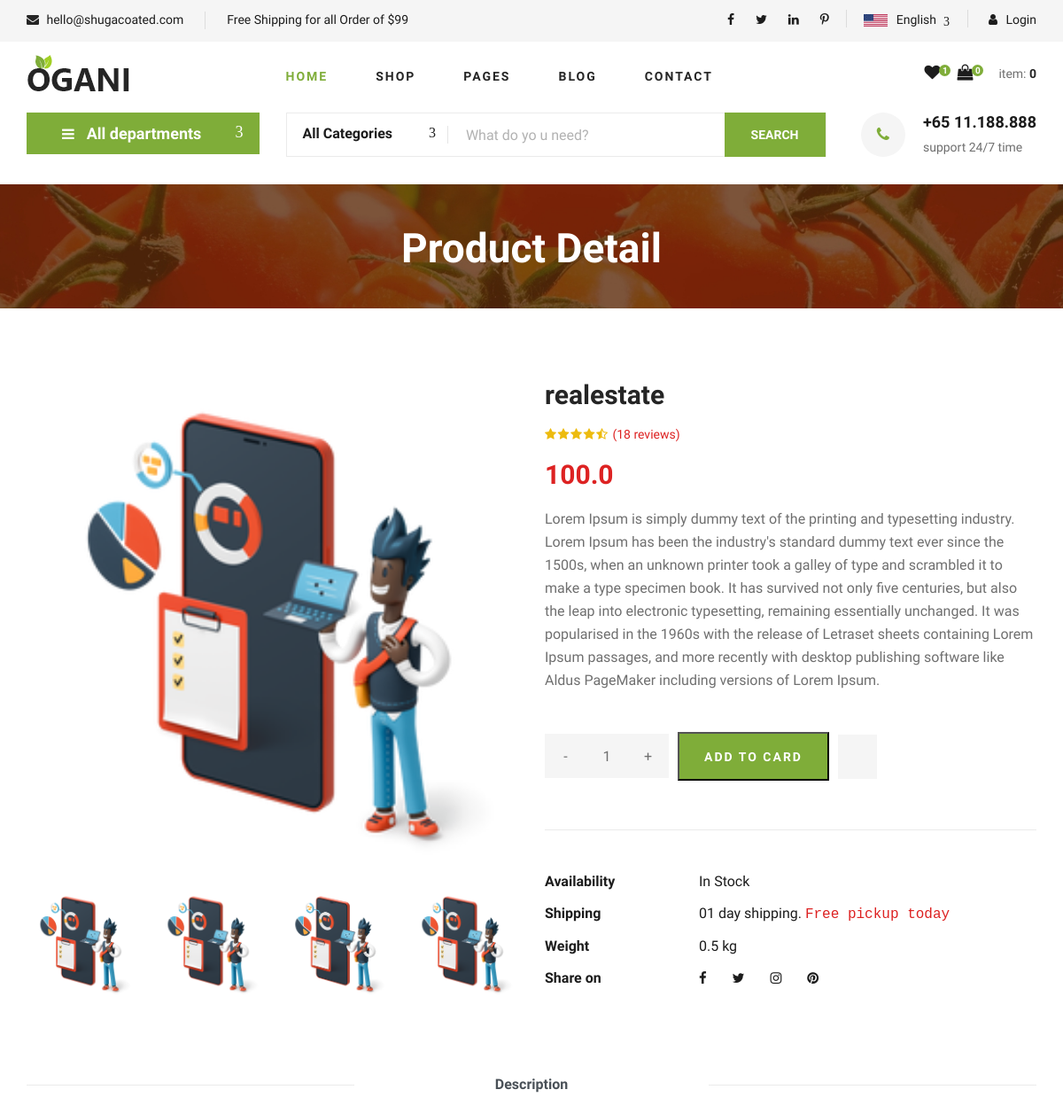
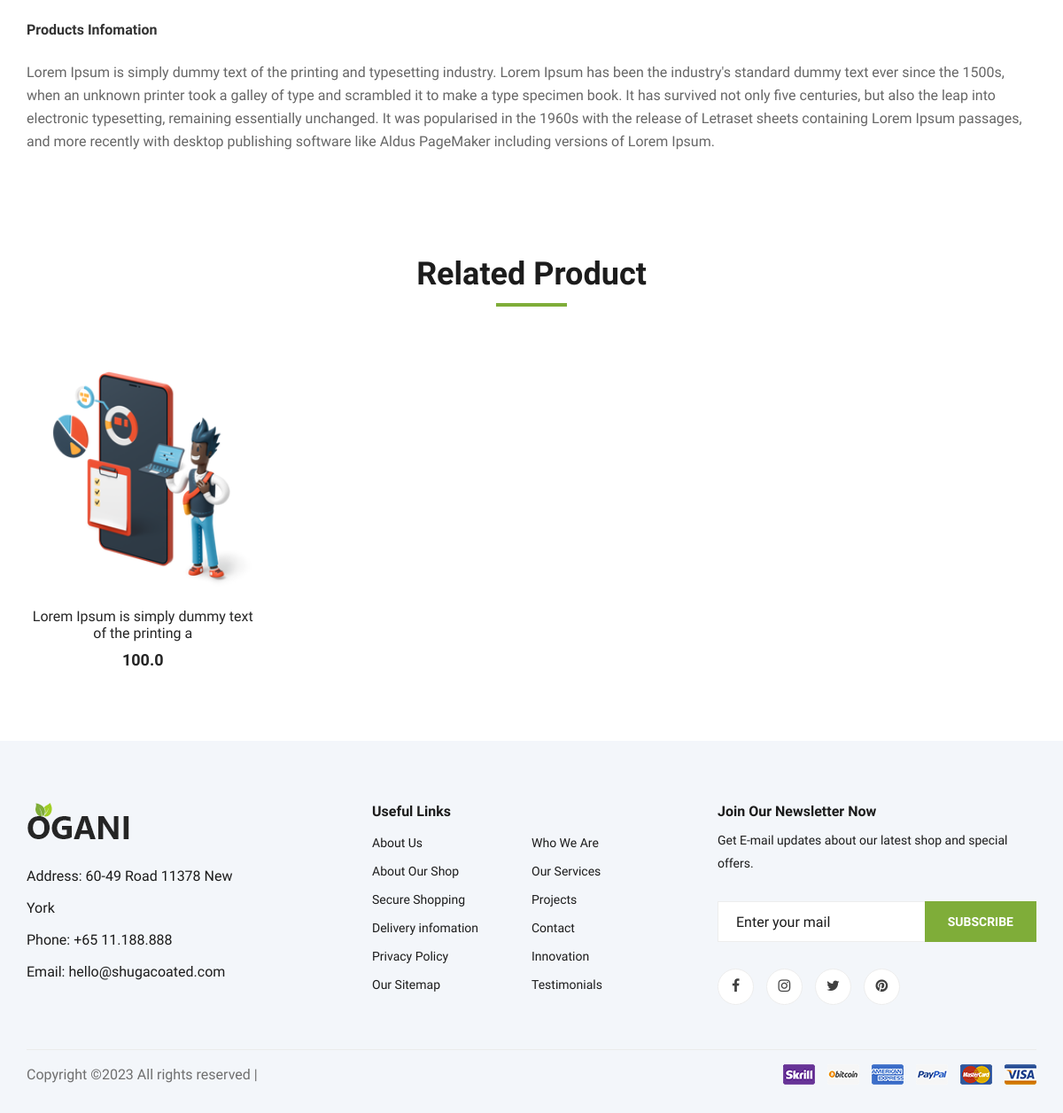
/shop-details/2/, run on the app's committed database (2 pictures, top to bottom).
### Estorapp/models.py (models this page shows, shortened)
class Product(models.Model):
    name = models.CharField(max_length=200)
    product_type =models.ForeignKey(ProductType, on_delete=models.CASCADE, max_length=50,null=True, blank=True)
    price = models.FloatField()
    slash_price = models.FloatField(null=True,)
    product_brifing = models.CharField(max_length=50,null=True, blank=True)
    product_details = models.TextField(max_length=5000,null=True, blank=True)
    product_informations = models.TextField(max_length=5000,null=True, blank=True)
    image = models.ImageField(upload_to="images", null=True,blank=True)
    @property
    def imageURL(self):
        try:
            url =self.image.url
        except:
            url =""
        return url

### Estorapp/views.py (the view)
# urls.py: path("shop-details", views.shopdetails, name='shop-details'),
def shopdetails(request, pk):
    if request.user.is_authenticated:
        customer = request.user.customer
        order, created = Order.objects.get_or_create(customer=customer, complete=False)
        items = order.orderitem_set.all()
        cartItems = order.get_cart_items
        get_orderitems = order.orderitem_set.all().count()
    else:
        items = []
        order = {'get_cart_total': 0, 'get_cart_items': 0}
        cartItems = order['get_cart_items']
        get_orderitems=0
    menu = Product.objects.get(id=pk)
    products = Product.objects.filter(
        Q(product_type__name__icontains= menu.product_type.name)
    )
    context = {'menu': menu, 'cartItems': cartItems, 'products':products , 'get_orderitems':get_orderitems}
    return render(request, 'shop-details.html', context)

### Estorapp/templates/shop-details.html (shortened to what this page needs)
{% extends "main.html"%}
{% load static %}
{% block content %}
    <header class="header">
        <div class="header__top">
            <div class="container">
                <div class="row">
                    <div class="col-lg-6 col-md-6">
                        <div class="header__top__left">
                            <ul>
                                <li><i class="fa fa-envelope"></i> hello@shugacoated.com</li>
                                <li>Free Shipping for all Order of $99</li>
                            </ul>
                        </div>
                    </div>
                    <div class="col-lg-6 col-md-6">
                        <div class="header__top__right">
                            <div class="header__top__right__social">
                                <a href="#"><i class="fa fa-facebook"></i></a>
                                <a href="#"><i class="fa fa-twitter"></i></a>
                                <a href="#"><i class="fa fa-linkedin"></i></a>
                                <a href="#"><i class="fa fa-pinterest-p"></i></a>
                            </div>
                            <div class="header__top__right__language">
                                <img src="{% static 'images/img/language.png' %}" alt="">
                                <div>English</div>
                                <span class="arrow_carrot-down"></span>
                            </div>
                            <div class="header__top__right__auth">
                                 {% if user.is_authenticated %}
                                 <a href="{% url 'logout'%}"><i class="fa fa-user"></i> logout</a>
                              {%else%}
                                 <a href="{% url 'login'%}"><i class="fa fa-user"></i> Login</a>
                              {% endif %}
                            </div>
                        </div>
                    </div>
                </div>
            </div>
        </div>
        <div class="container">
            <div class="row">
                <div class="col-lg-3">
                    <div class="header__logo">
                        <a href="{% url 'home' %}"><img src="{% static 'images/img/logo.png' %}" alt=""></a>
                    </div>
                </div>
                <div class="col-lg-6">
                    <nav class="header__menu">
                          <ul>
                                <li class="active"><a href="{% url 'home'%}">Home</a></li>
                                <li><a href="{% url 'shop-grid' %}">Shop</a></li>
                                <li><a href="#">Pages</a>
                                </li>
                                <li><a href="{% url 'blog' %}">Blog</a></li>
                                <li><a href="{% url 'contact' %}">Contact</a></li>
                          </ul>
                    </nav>
                </div>
                <div class="col-lg-3">
                    <div class="header__cart">
                        <ul>
                            <li><a href="#"><i class="fa fa-heart"></i> <span>1</span></a></li>
                            <li><a href="{% url 'shoping-cart' %}"><i class="fa fa-shopping-bag"></i> <span>{{cartItems}}</span></a></li>
                        </ul>
                        <div class="header__cart__price">item: <span>{{get_orderitems}}</span></div>
                    </div>
                </div>
            </div>
        </div>
    </header>
    <section class="hero hero-normal">
        <div class="container">
            <div class="row">
                <div class="col-lg-3">
                    <div class="hero__categories">
                        <div class="hero__categories__all">
                            <i class="fa fa-bars"></i>
                            <span>All departments</span>
                        </div>
                    </div>
                </div>
                <div class="col-lg-9">
                    <div class="hero__search">
                        <div class="hero__search__form">
                            <form action="#">
                                <div class="hero__search__categories">
                                    All Categories
                                    <span class="arrow_carrot-down"></span>
                                </div>
                                <input type="text" placeholder="What do yo u need?">
                                <button type="submit" class="site-btn">SEARCH</button>
                            </form>
                        </div>
                        <div class="hero__search__phone">
                            <div class="hero__search__phone__icon">
                                <i class="fa fa-phone"></i>
                            </div>
                            <div class="hero__search__phone__text">
                                <h5>+65 11.188.888</h5>
                                <span>support 24/7 time</span>
                            </div>
                        </div>
                    </div>
                </div>
            </div>
        </div>
    </section>
    <section class="breadcrumb-section set-bg" data-setbg="static/images/img/breadcrumb.jpg">
        <div class="container">
            <div class="row">
                <div class="col-lg-12 text-center">
                    <div class="breadcrumb__text">
                        <h2>Product Detail</h2>
                    </div>
                </div>
            </div>
        </div>
    </section>
    <section class="product-details spad">
        <div class="container">
            <div class="row">
                <div class="col-lg-6 col-md-6">
                    <div class="product__details__pic">
                        <div class="product__details__pic__item">
                            <img class="product__details__pic__item--large"
                                src="{{menu.imageURL}}" alt="">
                        </div>
                        <div class="product__details__pic__slider owl-carousel">
                            <img data-imgbigurl="{{menu.imageURL}}"
                                src="{{menu.imageURL}}" alt="">
                            <img data-imgbigurl="{{menu.imageURL}}"
                                 src="{{menu.imageURL}}" alt="">
                            <img data-imgbigurl="{{menu.imageURL}}"
                                src="{{menu.imageURL}}" alt="">
                            <img data-imgbigurl="{{menu.imageURL}}"
                                src="{{menu.imageURL}}" alt="">
                        </div>
                    </div>
                </div>
                <div class="col-lg-6 col-md-6">
                    <div class="product__details__text">
                        <h3>{{menu.name}}</h3>
                        <div class="product__details__rating">
                            <i class="fa fa-star"></i>
                            <i class="fa fa-star"></i>
                            <i class="fa fa-star"></i>
                            <i class="fa fa-star"></i>
                            <i class="fa fa-star-half-o"></i>
                            <span>(18 reviews)</span>
                        </div>
                        <div class="product__details__price">{{menu.price}}</div>
                        <p>{{menu.product_details}}</p>
                        <div class="product__details__quantity">
                            <div class="quantity">
                                <div class="pro-qty">
                                    <input type="text" value="1" readonly>
                                </div>
                            </div>
                        </div>
                        <button class="primary-btn update-cart add-to-cart " data-product="{{menu.id}}" data-action="add" id="btn-{{item.product.id}} add-to-cart ">ADD TO CARD</button>
                        <a href="#" class="heart-icon"><span class="icon_heart_alt"></span></a>
                        <ul>
                            <li><b>Availability</b> <span>In Stock</span></li>
                            <li><b>Shipping</b> <span>01 day shipping. <samp>Free pickup today</samp></span></li>
                            <li><b>Weight</b> <span>0.5 kg</span></li>
                            <li><b>Share on</b>
                                <div class="share">
                                    <a href="#"><i class="fa fa-facebook"></i></a>
                                    <a href="#"><i class="fa fa-twitter"></i></a>
                                    <a href="#"><i class="fa fa-instagram"></i></a>
                                    <a href="#"><i class="fa fa-pinterest"></i></a>
                                </div>
                            </li>
                        </ul>
                    </div>
                </div>
                <div class="col-lg-12">
                    <div class="product__details__tab">
                        <ul class="nav nav-tabs" role="tablist">
                            <li class="nav-item">
                                <a class="nav-link active" data-toggle="tab" href="#tabs-1" role="tab"
                                    aria-selected="true">Description</a>
                            </li>
                        </ul>
                        <div class="tab-content">
                            <div class="tab-pane active" id="tabs-1" role="tabpanel">
                                <div class="product__details__tab__desc">
                                    <h6>Products Infomation</h6>
                                    <p>{{menu.product_informations}}</p>
                                </div>
                            </div>
                        </div>
                    </div>
                </div>
            </div>
        </div>
    </section>
    <section class="related-product">
        <div class="container">
            <div class="row">
                <div class="col-lg-12">
                    <div class="section-title related__product__title">
                        <h2>Related Product</h2>
                    </div>
                </div>
            </div>
            <div class="row">
               {% for product in products %}
                <div class="col-lg-3 col-md-4 col-sm-6">
                    <div class="product__item">
                        <div class="product__item__pic set-bg" data-setbg="{{product.imageURL}}">
                        </div>
                        <div class="product__item__text">
                            <h6><a href="#">{{product.product_brifing}}</a></h6>
                            <h5>{{product.price}}</h5>
                        </div>
                    </div>
                </div>
                {% endfor %}
            </div>
        </div>
    </section>
{% endblock content %}

### data on the page
Product: imageURL (picture), name "realestate", price "100.0", product_details "Lorem Ipsum is simply dummy text of the printing and typesetting industry. Lorem Ipsum has been the industry's standard dummy text ever since the 1500s, when an unknown printer took a galley of type and scrambled it to make a type specimen book. It has survived not only five centuries, but also the leap into electronic typesetting, remaining essentially unchanged. It was popularised in the 1960s with the release of Letraset sheets containing Lorem Ipsum passages, and more recently with desktop publishing software like Aldus PageMaker including versions of Lorem Ipsum.", product_informations "Lorem Ipsum is simply dummy text of the printing and typesetting industry. Lorem Ipsum has been the industry's standard dummy text ever since the 1500s, when an unknown printer took a galley of type and scrambled it to make a type specimen book. It has survived not only five centuries, but also the leap into electronic typesetting, remaining essentially unchanged. It was popularised in the 1960s with the release of Letraset sheets containing Lorem Ipsum passages, and more recently with desktop publishing software like Aldus PageMaker including versions of Lorem Ipsum.", product_brifing "Lorem Ipsum is simply dummy text of the printing a"

### other printed values
{{ cartItems }} "0"
{{ get_orderitems }} "0"
